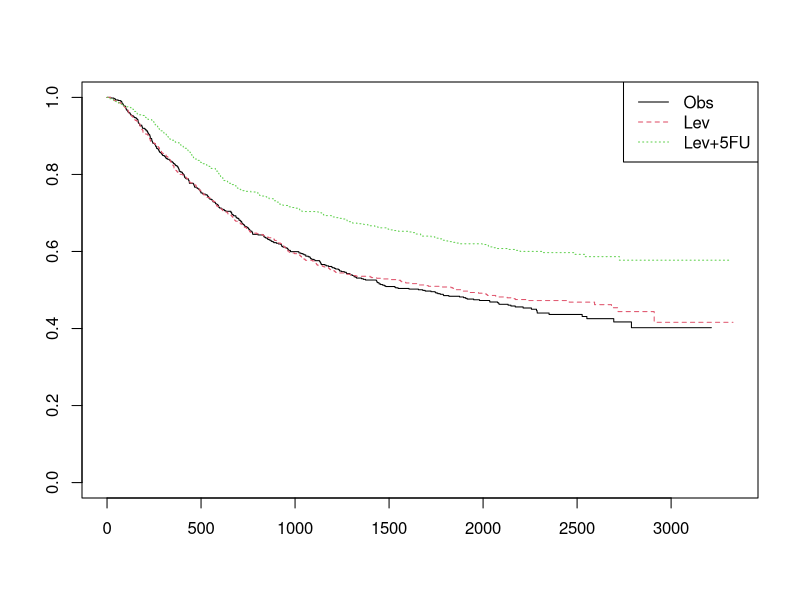
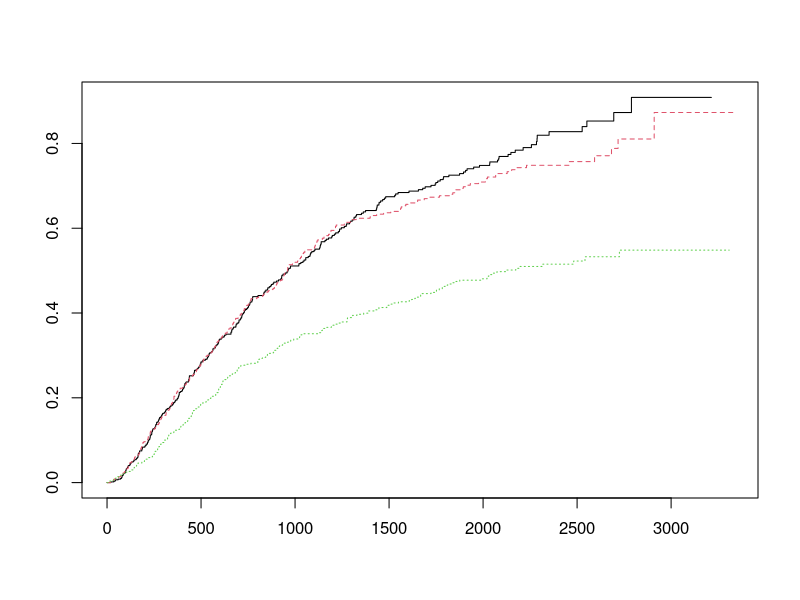

Source code (R) for these figures, in order:
#깜신 40~42탄.생존 분석(Survival analysis),cumulative hazard ratio<회귀분석.
install.packages("survival")
library(survival)
data(colon)
View(colon)
colon1<-na.omit(colon)
str(colon1)
colon1$TS<-Surv(colon1$time, colon1$status==1)
head(colon1)
fit = survfit(TS ~ rx, data = colon1)
plot(fit, col = 1:3, lty=1:3)
legend("topright", legend = levels(colon$rx), col=1:3, lty=1:3)
#생존률은 내려가는 그래프. 
#cumulative hazard ratio에 맞는 그래프 형태 만들기.
plot(fit, col = 1:3, lty=1:3, fun="cumhaz", mark.time = F)

#Log-rank test.
#42탄:00:30